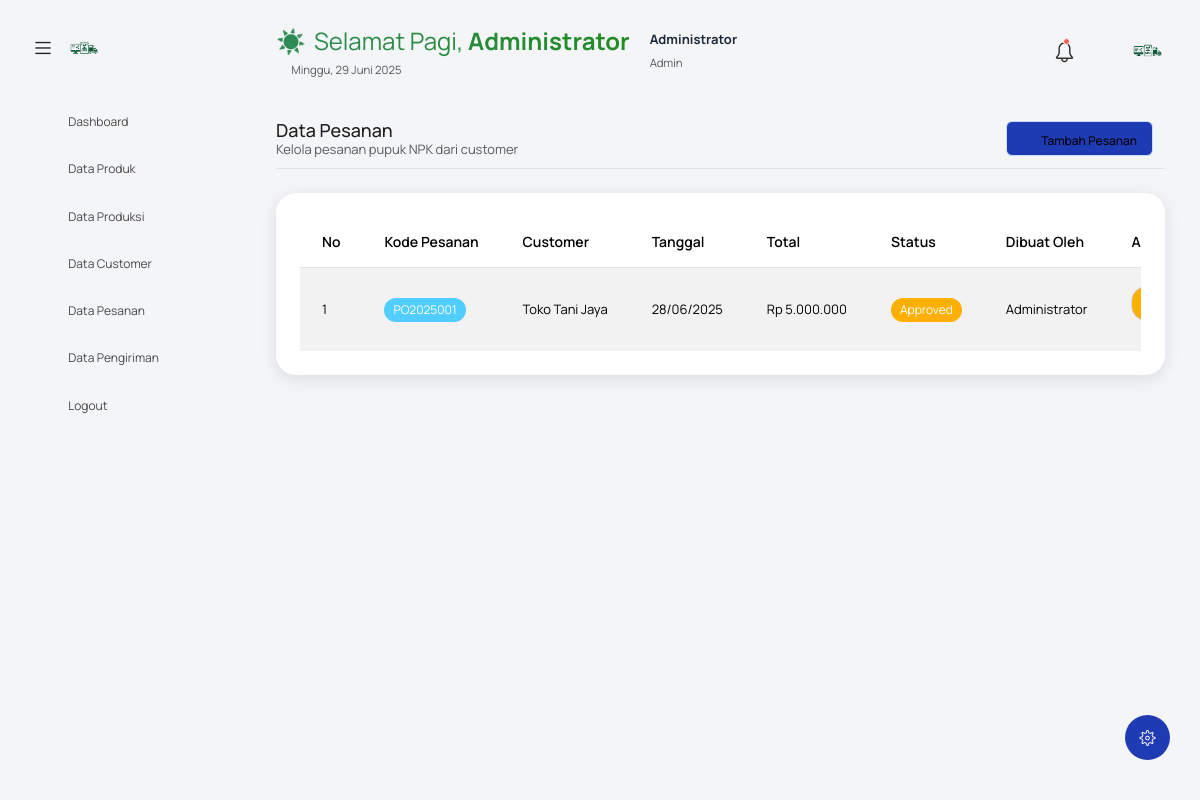
Page /?controller=pesanan (signed in) on the committed database.
### tables this page shows
CREATE TABLE `pesanan` (
  `id` int NOT NULL,
  `kode` varchar(20) NOT NULL,
  `customer_id` int NOT NULL,
  `tanggal` date NOT NULL,
  `total` decimal(12,2) DEFAULT '0.00',
  `status` enum('pending','approved','selesai') DEFAULT 'pending',
  `created_by` int NOT NULL,
  `created_at` timestamp NULL DEFAULT CURRENT_TIMESTAMP
);

CREATE TABLE `customer` (
  `id` int NOT NULL,
  `kode` varchar(20) NOT NULL,
  `nama` varchar(100) NOT NULL,
  `alamat` text NOT NULL,
  `telepon` varchar(20) DEFAULT NULL,
  `created_at` timestamp NULL DEFAULT CURRENT_TIMESTAMP
);

CREATE TABLE `users` (
  `id` int NOT NULL,
  `username` varchar(50) NOT NULL,
  `password` varchar(255) NOT NULL,
  `nama` varchar(100) NOT NULL,
  `role` enum('admin','pimpinan') NOT NULL,
  `created_at` timestamp NULL DEFAULT CURRENT_TIMESTAMP
);

### controllers/PesananController.php (called while the page is built, shortened)
<?php
class PesananController {
    private $pesananModel;
    public function __construct() {
        $this->pesananModel = new PesananModel();
    }
    public function index() {
        $pesanan = $this->pesananModel->getAll();
        $data = ['pesanan' => $pesanan];
        loadView('pesanan/index', $data);
    }
}
?>

### models/PesananModel.php (called while the page is built, shortened)
<?php
class PesananModel {
    private $db;
    public function __construct() {
        $this->db = $GLOBALS['db'];
    }
    public function getAll() {
        $stmt = $this->db->query("SELECT p.*, c.nama as customer_nama, u.nama as user_nama
                                 FROM pesanan p
                                 LEFT JOIN customer c ON p.customer_id = c.id
                                 LEFT JOIN users u ON p.created_by = u.id
                                 ORDER BY p.tanggal DESC, p.created_at DESC");
        return $stmt->fetchAll();
    }
}
?>

### views/pesanan/index.php (the view, shortened to what this page needs)
<?php include('template/header.php'); ?>
<body class="with-welcome-text">
  <div class="container-scroller">
    <?php include 'template/navbar.php'; ?>
    <div class="container-fluid page-body-wrapper">
      <?php include 'template/setting_panel.php'; ?>
      <?php include 'template/sidebar.php'; ?>
      <div class="main-panel">
        <div class="content-wrapper">
          <div class="row">
            <div class="col-sm-12">
              <div class="home-tab">
                <div class="d-sm-flex align-items-center justify-content-between border-bottom">
                  <div>
                    <h4 class="card-title mb-0">Data Pesanan</h4>
                    <p class="text-muted">Kelola pesanan pupuk NPK dari customer</p>
                  </div>
                  <div>
                    <a href="?controller=pesanan&action=add" class="btn btn-primary">
                      <i class="mdi mdi-plus"></i> Tambah Pesanan
                    </a>
                  </div>
                </div>
                <div class="row mt-4">
                  <div class="col-12">
                    <div class="card">
                      <div class="card-body">
                        <div class="table-responsive">
                          <table class="table table-striped">
                            <thead>
                              <tr>
                                <th>No</th>
                                <th>Kode Pesanan</th>
                                <th>Customer</th>
                                <th>Tanggal</th>
                                <th>Total</th>
                                <th>Status</th>
                                <th>Dibuat Oleh</th>
                                <th>Aksi</th>
                              </tr>
                            </thead>
                            <tbody>
                              <?php if (!empty($pesanan)): ?>
                                <?php $no = 1; foreach ($pesanan as $item): ?>
                                  <tr>
                                    <td><?= $no++ ?></td>
                                    <td><span class="badge bg-info"><?= $item['kode'] ?></span></td>
                                    <td><?= $item['customer_nama'] ?? 'Customer Dihapus' ?></td>
                                    <td><?= date('d/m/Y', strtotime($item['tanggal'])) ?></td>
                                    <td>Rp <?= number_format($item['total'], 0, ',', '.') ?></td>
                                    <td>
                                      <span class="badge bg-<?= $item['status'] == 'selesai' ? 'success' : ($item['status'] == 'approved' ? 'warning' : 'secondary') ?>">
                                        <?= ucfirst($item['status']) ?>
                                      </span>
                                    </td>
                                    <td><?= $item['user_nama'] ?? 'Unknown' ?></td>
                                    <td>
                                      <a href="?controller=pesanan&action=edit&id=<?= $item['id'] ?>" class="btn btn-sm btn-warning">
                                      </a>
                                    </td>
                                  </tr>
                                <?php endforeach; ?>
                              <?php else: ?>
                                <tr>
                                  <td colspan="8" class="text-center">Belum ada data pesanan</td>
                                </tr>
                              <?php endif; ?>
                            </tbody>
                          </table>
                        </div>
                      </div>
                    </div>
                  </div>
                </div>
              </div>
            </div>
          </div>
        </div>
      </div>
    </div>
  </div>
</body>
</html>

### rows in the picture
pesanan: kode "PO2025001", customer.nama "Toko Tani Jaya", tanggal "28/06/2025", total "5.000.000", status "Approved", created_by.nama "Administrator"

### other values in the picture
$icon "☀️"
$greeting "Selamat Pagi"
$_SESSION['nama'] "Administrator"
$tanggal_indo "29 Juni 2025"
$_SESSION['role'] "Admin"
